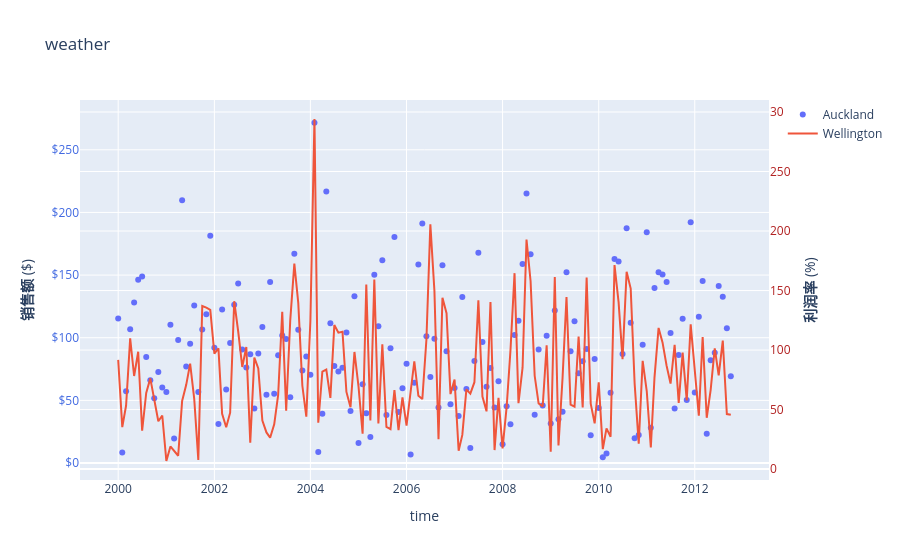

Notebook code for this chart:
### Code cell
#go一画线和画散点，双坐标

data = pd.read_csv('D:/pyprj/data/plotly_data/datasets-master/nz_weather.csv')
# data.head()
line1 = go.Scatter(x=data['DATE'],y=data['Auckland'],name='Auckland',mode='markers') #散点
line2 = go.Scatter(x=data['DATE'],y=data['Wellington'],name='Wellington',yaxis="y2")
# line3 = px.scatter(data,x='DATE',y='Wellington')

fig = go.Figure([line1])
# fig.update_yaxes(secondary_y=True)
fig.add_trace(line2)
# ?怎么画双Y轴

fig.update_layout(title='weather',
                  xaxis_title='time',
                  # 主Y轴配置
    yaxis=dict(
        title="<b>销售额</b> ($)",
        # titlefont=dict(color="royalblue"),
        tickfont=dict(color="royalblue"),
        tickprefix="$",
        side="left"  # 左侧
    ),
     # 次Y轴配置
    yaxis2=dict(
        title="<b>利润率</b> (%)",
        # titlefont=dict(color="firebrick"),
        tickfont=dict(color="firebrick"),
        # tickformat=".0%",
        anchor="x",          # 锚定在x轴上
        overlaying="y",      # 覆盖在第一个Y轴上
        side="right",        # 右侧
        position=1.0         # 位置（0-1）
    ) 
)
fig.show()
# HTML(fig.to_html())

### Figure 1 — Plotly figure (JSON) as saved in the notebook; plotly's stock layout.template omitted (floating-point values rounded to 4 significant figures; data arrays with more than 128 entries replaced by an {"elided": "..."} marker saying what was removed)
{"data": [{"mode": "markers", "name": "Auckland", "type": "scatter", "x": {"elided": "154 str values"}, "y": {"elided": "154 float values"}}, {"name": "Wellington", "type": "scatter", "x": {"elided": "154 str values"}, "y": {"elided": "154 float values"}, "yaxis": "y2"}], "layout": {"title": {"text": "weather"}, "xaxis": {"title": {"text": "time"}}, "yaxis": {"side": "left", "tickfont": {"color": "royalblue"}, "tickprefix": "$", "title": {"text": "<b>销售额</b> ($)"}}, "yaxis2": {"anchor": "x", "overlaying": "y", "position": 1, "side": "right", "tickfont": {"color": "firebrick"}, "title": {"text": "<b>利润率</b> (%)"}}}}
